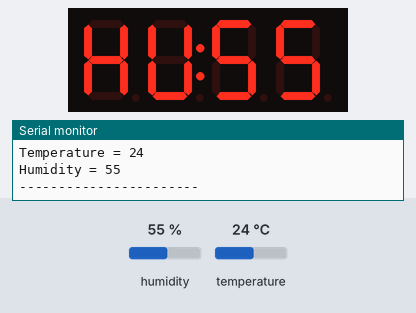
Bench run of a sketch on a simulated Arduino Uno, built with avr-gcc and run on an emulated ATmega328P. On the bench: 4-digit seven-segment display, the last lines printed to the serial monitor. Inputs (shaded band) come from the test bench; at power-on: humidity 55 %, temperature 24 °C.

Above: at 3.2 s.
3.3 s: humidity set to 22 %
At 7.8 s:
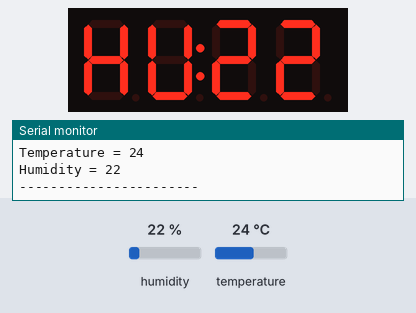
11.6 s: temperature set to 12 °C
At 15.0 s:
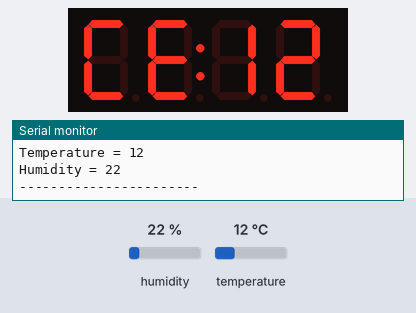
16.7 s: humidity set to 40 %
At 19.7 s:
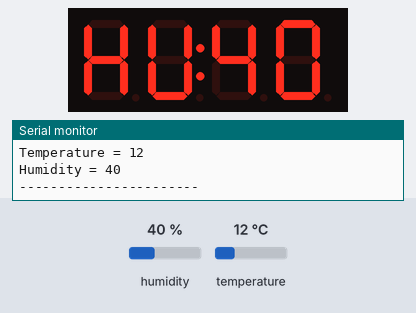
23.7 s: temperature set to 19 °C
At 27.1 s:
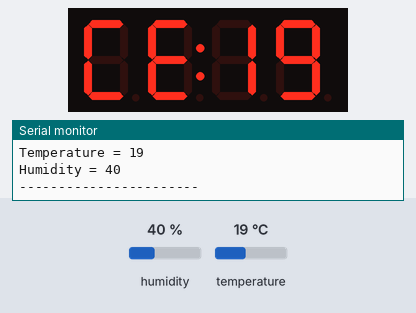
Timing chart, 0 to 28.6 s (numbered marks = the images above; inputs shaded):
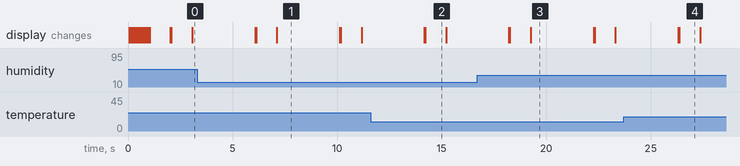

The sketch:

temp_humid_2.ino
```cpp
#include <dht.h>
#include "SevenSegmentTM1637.h"

dht DHT;
#define DHT11_PIN 7

const byte PIN_CLK = 9;
const byte PIN_DIO = 8;
SevenSegmentTM1637    display(PIN_CLK, PIN_DIO);

void setup(){
  Serial.begin(9600);
  display.begin();
  display.setBacklight(100);
  display.print("HI");
  delay(1000);
}

void loop()
{
  display.clear();
  display.setColonOn(true);


  int chk = DHT.read11(DHT11_PIN);
  int temp = DHT.temperature;
  int humid = DHT.humidity;

  Serial.println("-----------------------");
  Serial.print("Temperature = ");
  Serial.println(temp);

  Serial.print("Humidity = ");
  Serial.println(humid);
  Serial.println("-----------------------");

  String t = "CE" + String(temp);
  String h = "HU" + String(humid);

  display.print(t);

  delay(1000);
  display.clear();

  display.print(h);

  delay(3000);
}
```

Measured:
- what the display in image 1 shows lasts 3.0 s, from 7.1 s to 10.1 s
- what the display in image 2 shows lasts 1.0 s, from 14.2 s to 15.2 s
